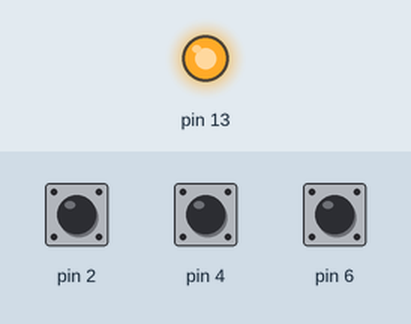
Recording of a sketch running on a simulated Arduino Uno, built with avr-gcc and run on an emulated ATmega328P. Parts: output pins drawn as LEDs (lit = HIGH). Inputs (shaded band) come from the test bench; at power-on: pin 2 HIGH, pin 4 HIGH, pin 6 HIGH.

Above: at 1.0 s.
At 3.0 s:
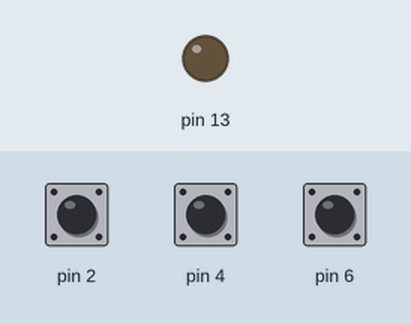
Timing chart, 0 to 5.2 s (numbered marks = the images above):
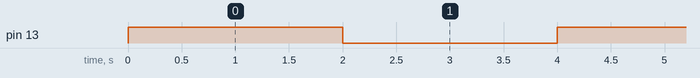

The sketch:

sketch_BlinkenVar.ino
```cpp
int aktuelle_pause = 1000;

void setup() {
  pinMode(13, OUTPUT);
  pinMode(2, INPUT_PULLUP);
  pinMode(4, INPUT_PULLUP);
  pinMode(6, INPUT_PULLUP);
}

void loop() {
  if (digitalRead(2) == LOW) {
    aktuelle_pause = 100;
  } else if (digitalRead(4) == LOW) {
    aktuelle_pause = 200;
  } else if (digitalRead(6) == LOW) {
    aktuelle_pause = 400;
  } else {
    aktuelle_pause = 2000;
  }

  digitalWrite(13, HIGH);
  delay(aktuelle_pause);
  digitalWrite(13, LOW);
  delay(aktuelle_pause);
}
```

Measured:
- by itself, pin 13: alternates HIGH for 2.0 s and LOW for 2.0 s
